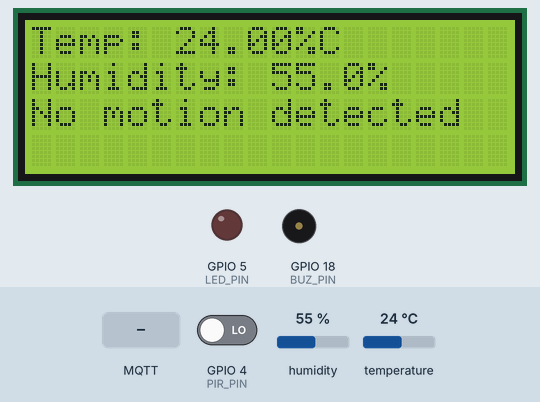
This sketch was run on a simulated ESP32. Parts: 20×4 character LCD, output pins drawn as LEDs (lit = HIGH), buzzer (waves = sounding). Inputs (shaded band) come from the test bench; at power-on: GPIO 4 (PIR_PIN) LOW, humidity 55 %, temperature 24 °C. WiFi joins after 1.5 s; servers stay silent unless stated; no MQTT or app messages arrive unless stated; what the sketch prints to the serial monitor is not drawn.

Above: at 2.7 s.
2.8 s: MQTT message "true" arrives on the second subscribed topic
At 4.8 s:
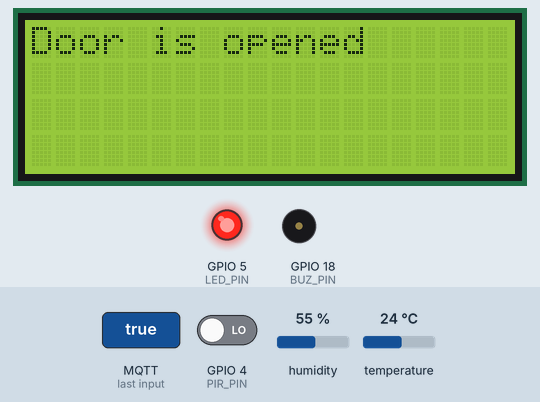
7.2 s: GPIO 4 (PIR_PIN) driven HIGH
At 8.4 s:
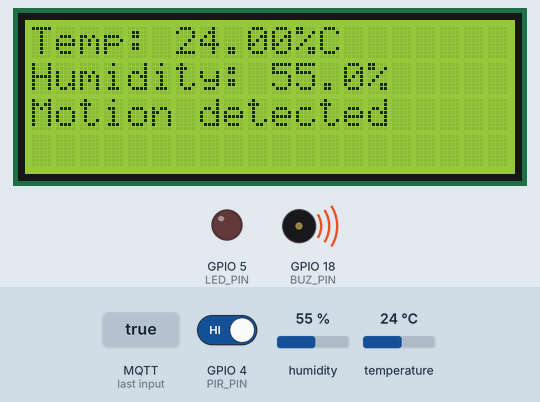
9.3 s: humidity set to 22 %
At 10.8 s:
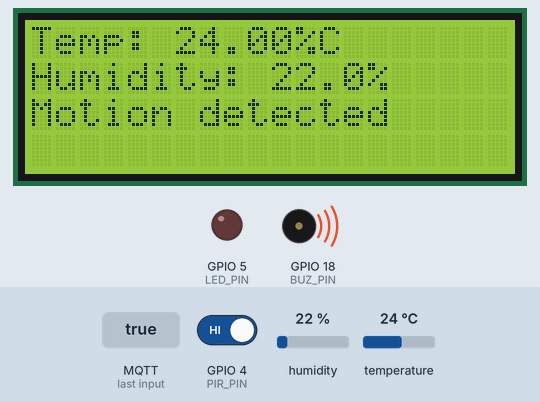
11.3 s: temperature set to 12 °C
At 13.1 s:
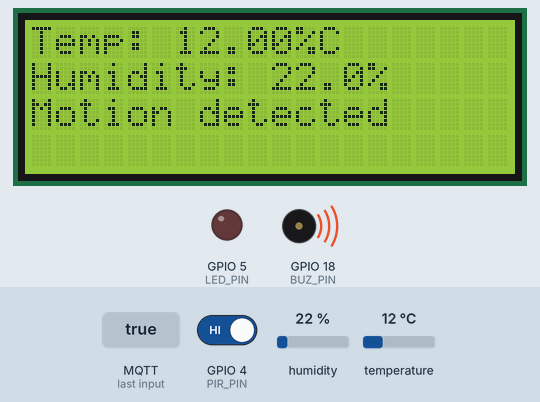
13.4 s: MQTT message "true" arrives on the second subscribed topic
At 15.2 s:
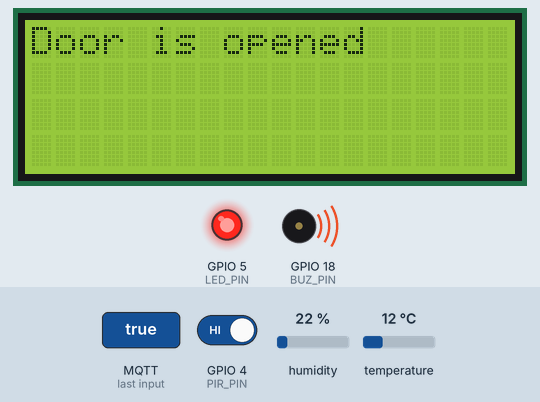
17.5 s: GPIO 4 (PIR_PIN) driven LOW
At 18.8 s:
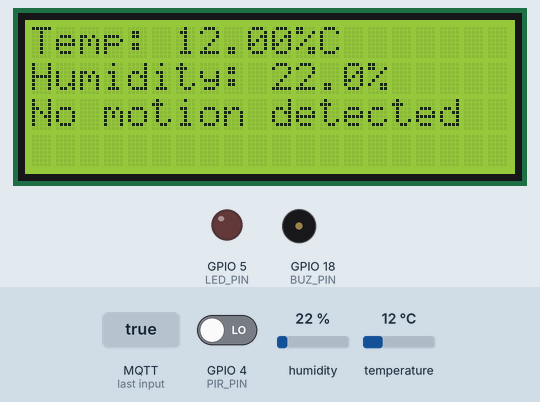
Timing chart, 0 to 20.5 s (numbered marks = the images above; inputs shaded):
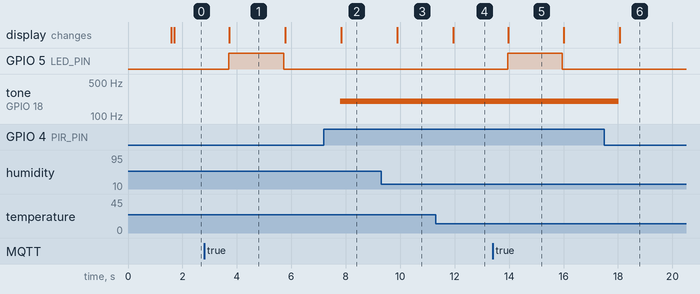

The sketch:

sketch.ino
```cpp
#include <WiFi.h>
#include <PubSubClient.h>
#include <LiquidCrystal_I2C.h>
#include "DHTesp.h"

// Wifi and MQTT
const char* ssid = "Wokwi-GUEST";
const char* password = "";
const char* mqttServer = "test.mosquitto.org";
int port = 1883;

// DHT
const int DHT_PIN = 15;
DHTesp dhtSensor;

// PIR motion
const int PIR_PIN = 4;
int pirState = LOW;

// LCD
LiquidCrystal_I2C LCD = LiquidCrystal_I2C(0x27, 20, 4);

// Buzzer
const int BUZ_PIN = 18;

// Led
const int LED_PIN = 5;


// Wifi
WiFiClient espClient;
PubSubClient client(espClient);

void wifiConnect() {
  WiFi.begin(ssid, password);
  while(WiFi.status() != WL_CONNECTED) {
    delay(500);
    Serial.print(".");
  }
  Serial.println("Connected");
}

void callback(char* topic, byte* message, unsigned int length) {
  Serial.println(topic);
  String stMessage;
  for(int i = 0; i < length; i++) {
    stMessage += (char)message[i];
  }
  Serial.println(stMessage);
  if(String(topic) == "21CLC05N02/BUZZER") {
    if(stMessage == "true") {
      tone(BUZ_PIN, 200);
    }
    else {
      noTone(BUZ_PIN);
    }
  }
  else if(String(topic) == "21CLC05N02/LOCK") {
    if(stMessage == "true") {
      digitalWrite(LED_PIN, HIGH);
      LCD.clear();
      LCD.setCursor(0, 0);
      LCD.print("Door is opened");
      delay(2000);
      digitalWrite(LED_PIN, LOW);
    }
  }
}

void setup() {
  // put your setup code here, to run once:
  Serial.begin(9600);
  // Set up LCD
  LCD.init();
  LCD.backlight();
  LCD.setCursor(0, 0);
  LCD.print("Connecting to WiFi ...");
  wifiConnect();
  LCD.clear();
  LCD.setCursor(0, 0);
  LCD.print("Online");
  client.setServer(mqttServer, port);
  client.setCallback(callback);

  dhtSensor.setup(DHT_PIN, DHTesp::DHT22);
  pinMode(BUZ_PIN, OUTPUT);
  pinMode(LED_PIN, OUTPUT);
}

void mqttReconnect() {
  while(!client.connected()) {
    Serial.print("Attempting MQTT connection...");
    if(client.connect("21CLC05N02")) {
      Serial.println(" connected");
      client.subscribe("21CLC05N02/BUZZER");
      client.subscribe("21CLC05N02/LOCK");
    } else {
      Serial.println(" try again in 5 seconds");
      delay(3000);
    }
  }
}

void output2LCD() {
  TempAndHumidity data = dhtSensor.getTempAndHumidity();
  int pir_state = digitalRead(PIR_PIN);

  if(data.temperature > 70 || pir_state == HIGH)
    tone(BUZ_PIN, 200);
  else noTone(BUZ_PIN);

  LCD.clear();
  LCD.setCursor(0, 0);
  LCD.print("Temp: " + String(data.temperature, 2) + "%C");
  LCD.setCursor(0, 1);
  LCD.print("Humidity: " + String(data.humidity, 1) + "%");
  LCD.setCursor(0, 2);
  if (pir_state == HIGH) LCD.print("Motion detected");
  else LCD.print("No motion detected");

  char buffer[50];
  String msg = String(data.temperature, 2) + "," + String(data.humidity, 1)
    + "," + String(pir_state);
  msg.toCharArray(buffer,50);
  client.publish("21CLC05N02/INFO", buffer);
}


void loop() {
  if(!client.connected()) {
    mqttReconnect();
  }
  client.loop();
  output2LCD();
  delay(2000);
}
```

Measured:
- after the input at 2.8 s, GPIO 5 (LED_PIN): LOW → HIGH after 0.91 s, → LOW 2.0 s later; the display: changes after 0.92 s (image 1)
- after the input at 7.2 s, tone on GPIO 18 (BUZ_PIN): silent → 200 Hz after 0.59 s; the display: changes after 0.63 s (image 2)
- after the input at 9.3 s, the display: changes after 0.59 s (image 3)
- after the input at 11.3 s, the display: changes after 0.65 s (image 4)
- after the input at 13.4 s, GPIO 5 (LED_PIN): LOW → HIGH after 0.55 s, → LOW 2.0 s later; the display: changes after 0.56 s (image 5)
- after the input at 17.5 s, tone on GPIO 18 (BUZ_PIN): 200 Hz → silent after 0.53 s; the display: changes after 0.57 s (image 6)
- what the display in image 1 shows lasts 2.1 s, from 3.7 s to 5.8 s
